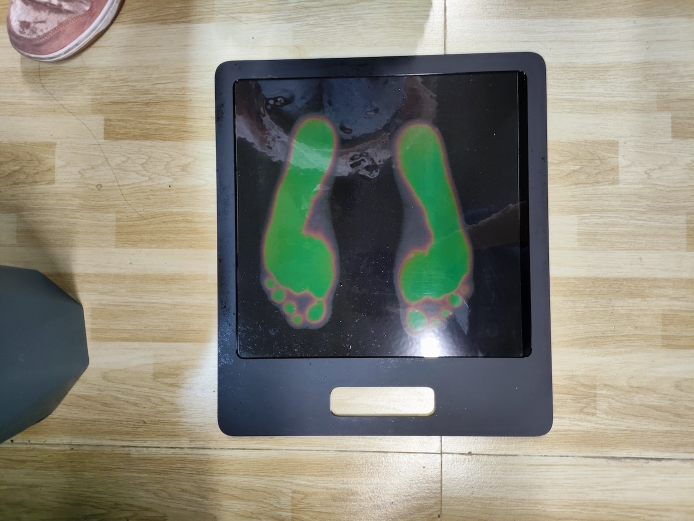
#> input picture sample_images/foot.jpg, 1387 x 1042 px (shown at 1/2 size)
$ python test_main.py
#> lines starting #> are read from the running program, lines starting #| are printed output that depends on the picture; after the words box and inside, x2 and y2 are one past the last pixel; in counts of white or black regions, pixels touching at a corner belong together
### crop_plastic_board.py
import cv2
import numpy as np

def crop_plastic_board(img_path):

    # 读取图片
#> called with img_path = 'sample_images/foot.jpg'
    img = cv2.imread(img_path)
#> img is the input picture: shape (1042, 1387, 3); mean B, G, R 122.1, 134.8, 136.1

    # 将图片转换为灰度图
    gray = cv2.cvtColor(img, cv2.COLOR_BGR2GRAY)

    # 对图像进行模糊处理，以便更好地找到轮廓
    blurred = cv2.GaussianBlur(gray, (11, 11), 0)

    # 使用Canny边缘检测找到边缘
    edges = cv2.Canny(blurred, 100, 150)
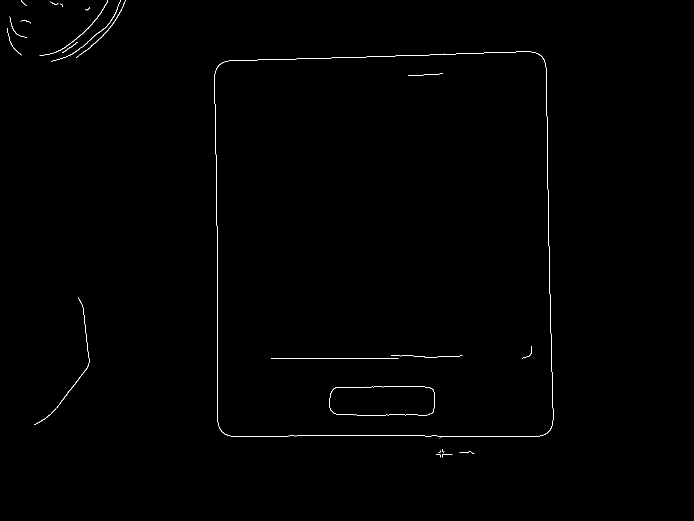
#> edges: shape (1042, 1387) (shown at 1/2 size); 0.36% white in thin lines or dots, all inside (x1, y1, x2, y2) = (14, 0, 1107, 915)

    # 找到轮廓
    contours, _ = cv2.findContours(edges, cv2.RETR_EXTERNAL, cv2.CHAIN_APPROX_SIMPLE)
#> contours = 19 contours, 13 with area under 20; largest, box (x1, y1, x2, y2) and area: (429, 103, 1107, 875) 504371, (68, 595, 179, 850) 92, (79, 0, 216, 111) 81, (102, 0, 241, 123) 70, (153, 0, 251, 116) 68, (124, 84, 156, 106) 20

    # 找到最大的轮廓
    max_contour = max(contours, key=cv2.contourArea)
#> max_contour = contour of 230 points, box (x1, y1, x2, y2) (429, 103, 1107, 875), area 504371

    # 获取最小外接矩形
    x, y, w, h = cv2.boundingRect(max_contour)
#> x = 429; y = 103; w = 678; h = 772

    # 截取边界框
    cropped_image = img[y:y+h, x:x+w]

    return cropped_image

# [9 lines of commented-out code are left out]

### detect_foot_direction.py
import cv2
import numpy as np
from matplotlib import pyplot as plt

def detect_foot_direction(img):

    # 读取图像
    gray = cv2.cvtColor(img, cv2.COLOR_BGR2GRAY)
#> gray: shape (772, 678)

    # 使用Canny边缘检测
    edges = cv2.Canny(gray, 110, 150, apertureSize=3)
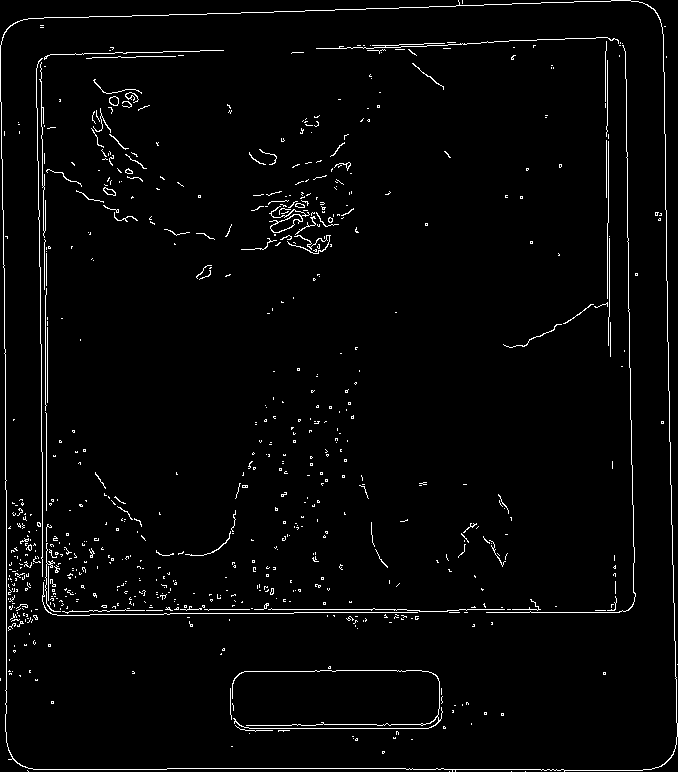
#> edges: shape (772, 678); 2.5% white in thin lines or dots

    # 寻找轮廓
    contours, _ = cv2.findContours(edges, cv2.RETR_EXTERNAL, cv2.CHAIN_APPROX_SIMPLE)
#> contours = 10 contours, 9 with area under 20; largest, box (x1, y1, x2, y2) and area: (0, 0, 678, 772) 504346

    # 遍历轮廓
    for contour in contours:
        # 计算轮廓的边界框
        x, y, w, h = cv2.boundingRect(contour)

        # 判断是否为长条型镂空区域，可根据实际情况调整阈值
        if w > 5 * h:
            # 镂空朝上，无需处理
            # print("镂空朝上")
            return "Front", img, edges  # 返回方向、原图和边缘

        # 镂空朝下，需要旋转图像，获取图像的高度和宽度
        height, width = img.shape[:2]

        # 设置旋转中心点
        center = (width // 2, height // 2)

        # 设置旋转角度为180度
        angle = 180

        # 计算旋转矩阵
        rotation_matrix = cv2.getRotationMatrix2D(center, angle, 1.0)

        # 进行旋转
        rotated_img = cv2.warpAffine(img, rotation_matrix, (width, height))
        print("镂空朝下，已旋转图像")

        # 判断左右
        center_x = x + w // 2
        img_center_x = img.shape[1] // 2

        if center_x < img_center_x:
            return "Left", rotated_img, edges
        else:
            return "Right", rotated_img, edges
#> this loop made 1 pass
#> (x, y, w, h, height, width, center, angle) on pass 1: (525, 771, 1, 1, 772, 678, (339, 386), 180)
#| 镂空朝下，已旋转图像
#> pass 1, in detect_foot_direction, `rotated_img = cv2.warpAffine(img, rotation_matrix, (width, height))`:
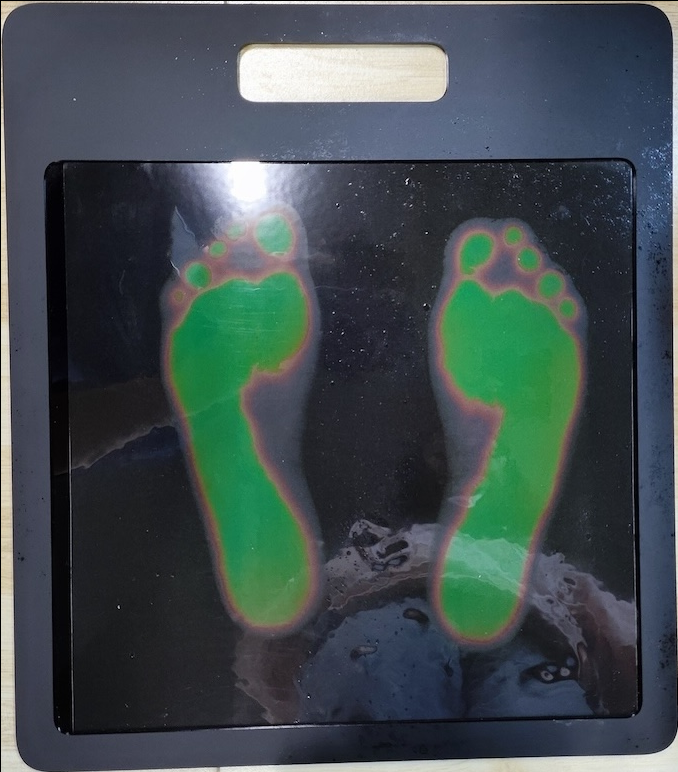
#> rotated_img: shape (772, 678, 3); mean B, G, R 79.2, 77.2, 64.9

    print("未找到合适的镂空区域")
    return "Undetermined", img, edges  # 返回方向、原图和边缘

# [15 lines of commented-out code are left out]

### split_image_vertically.py
import cv2

def split_image_vertically(img):

    if img is None:
        print("无法读取图片，请检查路径是否正确。")
        return None, None

    # 获取图片的高度和宽度
    height, width = img.shape[:2]

    # 计算需要裁剪的高度
    crop_top = int(height / 5)
    crop_bottom = int(height / 7)

    # 计算需要裁剪的宽度
    crop_left = int(width / 7)

    # 裁剪图像
    img_cropped = img[crop_top:-crop_bottom, crop_left:]

    # 计算中间位置的列索引
    middle = img_cropped.shape[1] // 2

    # 分割裁剪后的图片为左右两半
    left_half = img_cropped[:, :middle]
    right_half = img_cropped[:, middle:]

    return left_half, right_half

# [11 lines of commented-out code are left out]

### process_image.py
import cv2
import numpy as np

def process_image(img):

    if img is None:
        print("无法读取图片，请检查路径是否正确。")
        return None

    # 获取图像的宽度和高度
    height, width = img.shape[:2]

    # 直接使用图像的第二个通道
    img_channel = img[:, :, 1]

    # 高斯模糊处理
    img_blur = cv2.GaussianBlur(img_channel, (11, 11), sigmaX=0, sigmaY=0)

    # 腐蚀
    kernel = np.ones((20, 20), np.uint8)
    img_erode = cv2.erode(img_blur, kernel, iterations=1)

    # 膨胀
    img_dilate = cv2.dilate(img_erode, kernel, iterations=1)

    # 自动阈值二值化
    ret, thresh = cv2.threshold(img_dilate, 0, 255, cv2.THRESH_BINARY + cv2.THRESH_OTSU)
    contours, _ = cv2.findContours(thresh, cv2.RETR_EXTERNAL, cv2.CHAIN_APPROX_NONE)

    # 确定图像的有效范围
    valid_area = (0, 0, width, height)

    # 创建一个与原图大小相同的黑色图像，用于绘制轮廓
    contour_img = np.zeros_like(img)

    cropped_img = None

    for cnt in contours:
        # 近似轮廓
        epsilon = 0.02 * cv2.arcLength(cnt, True)
        approx = cv2.approxPolyDP(cnt, epsilon, True)

        # 获取轮廓的边界框
        x, y, w, h = cv2.boundingRect(approx)
        bounding_box = (x, y, x + w, y + h)

        # 获取近似后的轮廓的顶点数量
        num_vertices = len(approx)

        # 添加条件：如果轮廓不是直线
        if num_vertices > 3:  # 这里假设至少有3个顶点，你可以根据实际情况调整阈值
            # 检查边界框是否与图像的有效范围相交
            if all(
                (box[0] < valid_area[2] and box[2] > valid_area[0] and box[1] < valid_area[3] and box[3] > valid_area[1])
                for box in [bounding_box, valid_area]
            ):
                # 在图像上绘制轮廓
                cv2.drawContours(contour_img, [cnt], -1, (255, 255, 255), thickness=cv2.FILLED)

                hull = cv2.convexHull(cnt)
                cv2.polylines(contour_img, [hull], isClosed=True, color=(255, 255, 255), thickness=2)

                # 裁剪图像
                cropped_img = contour_img[y:y + h, x:x + w]

                # 计算裁剪后图像的面积
                cropped_area = w * h

                # 判断面积
                if cropped_area < 30000:
                    continue

    # 只保留下脚弓部分
    crop_top = int(height * 1.5 / 5)
    crop_bottom = int(height / 5)
    cropped_img = cropped_img[crop_top:-crop_bottom, :]

    return contour_img, cropped_img

# [13 lines of commented-out code are left out]

### calculate_black_white_ratio.py
import cv2
import numpy as np

def calculate_black_white_ratio(img):
    black_pixels = 0
    white_pixels = 0
    trashcan_started = False

    # 获取图像高度和宽度
    height, width = img.shape[:2]

    for i in range(height):
        for j in range(width):
            pixel_value = img[i, j]

            # 使用np.any检查是否存在非零值
            if np.any(pixel_value != 0):
                white_pixels += 1
                trashcan_started = False
            elif not trashcan_started:
                black_pixels += 1
            else:
                break

    # 计算黑白像素的比例
    total_pixels = black_pixels + white_pixels
    black_white_ratio = black_pixels / total_pixels, white_pixels / total_pixels

    return black_white_ratio

# [9 lines of commented-out code are left out]

### test_main.py
import cv2
import numpy as np
from matplotlib import pyplot as plt
from crop_plastic_board import crop_plastic_board
from detect_foot_direction import detect_foot_direction
from split_image_vertically import split_image_vertically
from process_image import process_image
from calculate_black_white_ratio import calculate_black_white_ratio


def process_and_analyze_foot(cropped_img, side):
    try:
        if cropped_img is not None:
            # 计算黑白像素的比例
            black_ratio, white_ratio = calculate_black_white_ratio(cropped_img)

            # 输出白色像素占比
            # print(f"{side}脚 - 白色像素占比: {white_ratio:.2%}")

            # 判断足型并输出相应信息
            if 0.35 < white_ratio < 0.75:
                print(f"{side}脚 - 足型：正常")
                print("建议：选择舒适合脚的鞋类，适度进行足弓锻炼，定期检查足部健康。")
            elif white_ratio <= 0.35:
                print(f"{side}脚 - 足型：高弓足")
                print("建议：选择具有足弓缓震设计的鞋款，进行足部柔软度和伸展锻炼。")
            else:
                print(f"{side}脚 - 足型：扁平足")
                print("建议：选择具有良好足弓支撑的鞋款，使用定制或适用于扁平足的矫形鞋垫，进行足弓锻炼。")
        else:
            print(f"{side}脚 - 无法读取图片，请检查路径是否正确。")
    except ZeroDivisionError:
        print(f"{side}脚 - 图片中没有白色像素，无法计算比例。")
    except Exception as e:
        print(f"{side}脚 - 发生异常: {str(e)}")


# 导入处理图片路径
img_path = 'sample_images/foot.jpg'

# 调用函数裁剪塑料板部分
result_image = crop_plastic_board(img_path)

# 调用函数识别塑料板（脚印）方向
direction, result_img, edges = detect_foot_direction(result_image)
#> direction = 'Right'

# 调用函数纵向切割为左右脚
left_half, right_half = split_image_vertically(result_img)

# 调用函数对左右脚进行轮廓处理
process_image_L, cropped_img_L = process_image(left_half)
#> in process_image, `ret, thresh = cv2.threshold(img_dilate, 0, 255, cv2.THRESH_BINARY + cv..`:
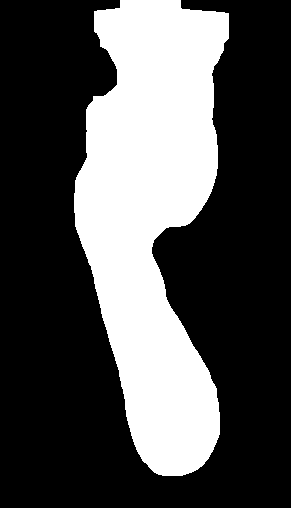
#> thresh: shape (508, 291); 31.9% white; 1 white region
#> in process_image, `ret, thresh = cv2.threshold(img_dilate, 0, 255, cv2.THRESH_BINARY + cv..`: ret = 88
#> in process_image, `contours, _ = cv2.findContours(thresh, cv2.RETR_EXTERNAL, cv2.CHAIN_AP..`: contours = 1 contour; box (x1, y1, x2, y2) and area: (74, 0, 229, 476) 46560
#> the loop in process_image, `for cnt in contours:` made 1 pass
#> (epsilon, x, y, w, h, bounding_box, num_vertices, cropped_area) on pass 1: (25.51, 75, 0, 154, 476, (75, 0, 229, 476), 8, 73304)
#> pass 1, in process_image, `cropped_img = contour_img[y:y + h, x:x + w]`:
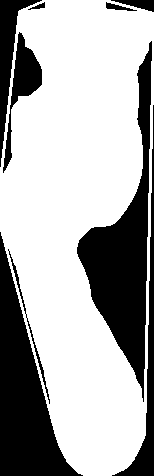
#> cropped_img: shape (476, 154, 3); 67.7% white; 9 black regions, largest, box (x1, y1, x2, y2) and area: (77, 41, 152, 402) 9137, (0, 232, 83, 476) 8276, (112, 105, 154, 476) 2201
#> after the loop in process_image, `for cnt in contours:`: contour_img: shape (508, 291, 3); 33.7% white; 1 white region, box (x1, y1, x2, y2) and area: (73, 0, 230, 477) 49764
#> in process_image, `cropped_img = cropped_img[crop_top:-crop_bottom, :]`: cropped_img: shape (223, 154, 3); 64.9% white; 6 black regions, box (x1, y1, x2, y2) and area: (77, 0, 149, 223) 7956, (0, 80, 39, 223) 2810, (147, 0, 154, 223) 916, (8, 97, 44, 223) 254, (3, 0, 12, 21) 102, (0, 0, 2, 15) 21
process_image_R, cropped_img_R = process_image(right_half)
#> in process_image (call 2), `ret, thresh = cv2.threshold(img_dilate, 0, 255, cv2.THRESH_BINARY + cv..`:
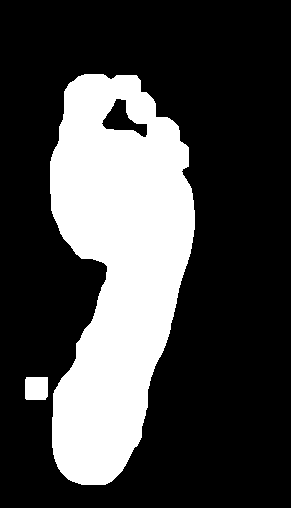
#> thresh: shape (508, 291); 27.4% white; 2 white regions
#> in process_image (call 2), `ret, thresh = cv2.threshold(img_dilate, 0, 255, cv2.THRESH_BINARY + cv..`: ret = 90
#> in process_image (call 2), `contours, _ = cv2.findContours(thresh, cv2.RETR_EXTERNAL, cv2.CHAIN_AP..`: contours = 2 contours; box (x1, y1, x2, y2) and area: (50, 74, 195, 485) 40260, (25, 377, 48, 400) 478
#> the loop in process_image (call 2), `for cnt in contours:` made 2 passes
#> (epsilon, x, y, w, h, bounding_box, num_vertices, cropped_area) on passes 1 to 2: (1.71, 25, 377, 23, 23, (25, 377, 48, 400), 5, 529), (21.46, 51, 74, 144, 411, (51, 74, 195, 485), 8, 59184)
#> after the loop in process_image (call 2), `for cnt in contours:`: contour_img: shape (508, 291, 3); 29.4% white; 2 white regions, box (x1, y1, x2, y2) and area: (49, 73, 196, 486) 42820, (24, 376, 49, 401) 614
#> in process_image (call 2), `cropped_img = cropped_img[crop_top:-crop_bottom, :]`:
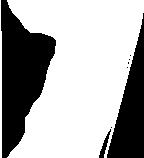
#> cropped_img: shape (158, 144, 3); 66.5% white; 8 black regions (5 under 20 px), largest, box (x1, y1, x2, y2) and area: (1, 0, 56, 158) 4836, (107, 13, 144, 158) 2664, (99, 129, 111, 158) 106

# 调用函数判断左右脚的足型
process_and_analyze_foot(cropped_img_L, "您的左")
#> after the loop in calculate_black_white_ratio, `for i in range(height):`: black_pixels = 12059; white_pixels = 22283
#> in calculate_black_white_ratio, `total_pixels = black_pixels + white_pixels`: total_pixels = 34342
#> in calculate_black_white_ratio, `black_white_ratio = black_pixels / total_pixels, white_pixels / total_..`: black_white_ratio = (0.351, 0.649)
#> in process_and_analyze_foot, `black_ratio, white_ratio = calculate_black_white_ratio(cropped_img)`: black_ratio = 0.351; white_ratio = 0.649
process_and_analyze_foot(cropped_img_R, "您的右")


#----------------------------------------------------------------


# 显示原始图片和截取的图片
cv2.imshow('Original Image', cv2.imread(img_path))
cv2.imshow('Cropped Image', result_image)
cv2.waitKey(0)
cv2.destroyAllWindows()

# 显示处理后的图像和边缘
if isinstance(result_img, np.ndarray):
    plt.subplot(121), plt.imshow(result_img, cmap='gray')
    plt.title('Result Image'), plt.xticks([]), plt.yticks([])

    plt.subplot(122), plt.imshow(edges, cmap='gray')
    plt.title('Canny Edges'), plt.xticks([]), plt.yticks([])

    plt.show()
#> figure, not shown here; B, G, R data is drawn as R, G, B

print("脚掌位置:", direction)
#| 脚掌位置: Right

# 显示从中线分割
if left_half is not None and right_half is not None:
    # 显示分割后的左右两半图片
    cv2.imshow('Left Half', left_half)
    cv2.waitKey(0)
    cv2.imshow('Right Half', right_half)
    cv2.waitKey(0)
    cv2.destroyAllWindows()

# 显示绘制的轮廓图像
cv2.imshow('Contour Image', process_image_L)
cv2.waitKey(0)
cv2.imshow('Contour Image', process_image_R)
cv2.waitKey(0)
cv2.imshow('L',cropped_img_L)
cv2.waitKey(0)
cv2.imshow('R',cropped_img_R)
cv2.waitKey(0)
cv2.destroyAllWindows

$ run again, with sample_images/RR.jpg copied over sample_images/foot.jpg
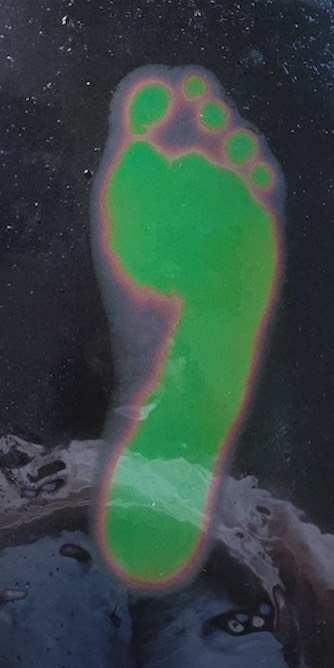
#> input picture sample_images/RR.jpg, 334 x 668 px
#> in crop_plastic_board, img is the input picture: shape (668, 334, 3); mean B, G, R 66.2, 72, 53
#> in crop_plastic_board, `edges = cv2.Canny(blurred, 100, 150)`:
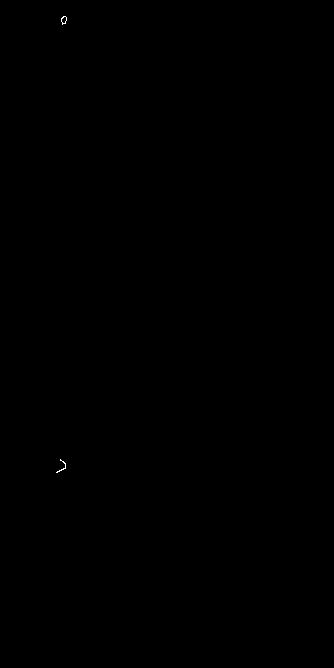
#> edges: shape (668, 334); 0.02% white in thin lines or dots, all inside (x1, y1, x2, y2) = (56, 16, 67, 473)
#> in crop_plastic_board, `contours, _ = cv2.findContours(edges, cv2.RETR_EXTERNAL, cv2.CHAIN_APP..`: contours = 2 contours, 1 with area under 20; largest, box (x1, y1, x2, y2) and area: (61, 16, 67, 25) 29
#> max_contour = contour of 11 points, box (x1, y1, x2, y2) (61, 16, 67, 25), area 29
#> in crop_plastic_board, `x, y, w, h = cv2.boundingRect(max_contour)`: x = 61; y = 16; w = 6; h = 9
#> in detect_foot_direction, `gray = cv2.cvtColor(img, cv2.COLOR_BGR2GRAY)`: gray = [[55, 59, 1, 90, 128, 116], [56, 19, 112, 201, 197, 125], [45, 83, 192, 218, 171, 49], [50, 123, 202, 171, 77, 14], [54, 124, 171, 121, 56, 1], [40, 43, 186, 207, 146, 1], [45, 98, 228, 213, 121, 1], [50, 94, 183, 139, 74, 9], [45, 71, 95, 56, 24, 46]]
#> in detect_foot_direction, `edges = cv2.Canny(gray, 110, 150, apertureSize=3)`: edges = [[0, 0, 0, 255, 0, 0], [0, 0, 255, 0, 255, 255], [0, 255, 255, 0, 255, 255], [0, 255, 0, 0, 255, 0], [0, 255, 0, 0, 255, 0], [0, 0, 255, 0, 255, 0], [0, 255, 0, 0, 255, 0], [0, 255, 255, 255, 255, 0], [0, 0, 0, 0, 0, 0]]
#> in detect_foot_direction, `contours, _ = cv2.findContours(edges, cv2.RETR_EXTERNAL, cv2.CHAIN_APP..`: contours = 1 contour, all with area under 20
#> the loop in detect_foot_direction, `for contour in contours:` made 1 pass
#> (x, y, w, h, height, width, center, angle) on pass 1: (1, 0, 5, 8, 9, 6, (3, 4), 180)
#> (printed output is left out)
#> `direction, result_img, edges = detect_foot_direction(result_image)`: direction = 'Right'
#> img_channel = [[0, 8, 73], [0, 0, 120], [0, 0, 145], [0, 0, 55], [0, 13, 76], [0, 48, 170], [0, 124, 196]]
#> img_blur = [[27, 28, 29], [28, 29, 30], [31, 32, 33], [36, 37, 38], [44, 45, 46], [52, 53, 54], [55, 56, 57]]
#> img_erode = [[27, 27, 27], [27, 27, 27], [27, 27, 27], [27, 27, 27], [27, 27, 27], [27, 27, 27], [27, 27, 27]]
#> img_dilate has the same summary as img_erode
#> ret = 0; thresh = [[255, 255, 255], [255, 255, 255], [255, 255, 255], [255, 255, 255], [255, 255, 255], [255, 255, 255], [255, 255, 255]]
#> in process_image, `contours, _ = cv2.findContours(thresh, cv2.RETR_EXTERNAL, cv2.CHAIN_AP..`: contours = 1 contour, all with area under 20
#> the loop in process_image, `for cnt in contours:` made 1 pass
#> (epsilon, approx, x, y, w, h, num_vertices, hull) on pass 1: (0.32, [[0, 0], [0, 6], [2, 6], [2, 0]], 0, 0, 3, 7, 4, [[2, 0], [2, 6], [0, 6], [0, 0]])
#> the loop in process_image (call 2), `for cnt in contours:` made 1 pass
#> after the loop in calculate_black_white_ratio, `for i in range(height):`: black_pixels = 0; white_pixels = 12
#> black_white_ratio = (0, 1)
#> black_ratio = 0; white_ratio = 1
#> `plt.show()`:
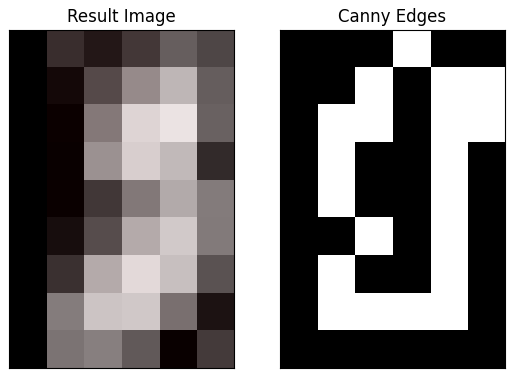
#> figure drawn by matplotlib, 2 panels
#| 脚掌位置: Right
